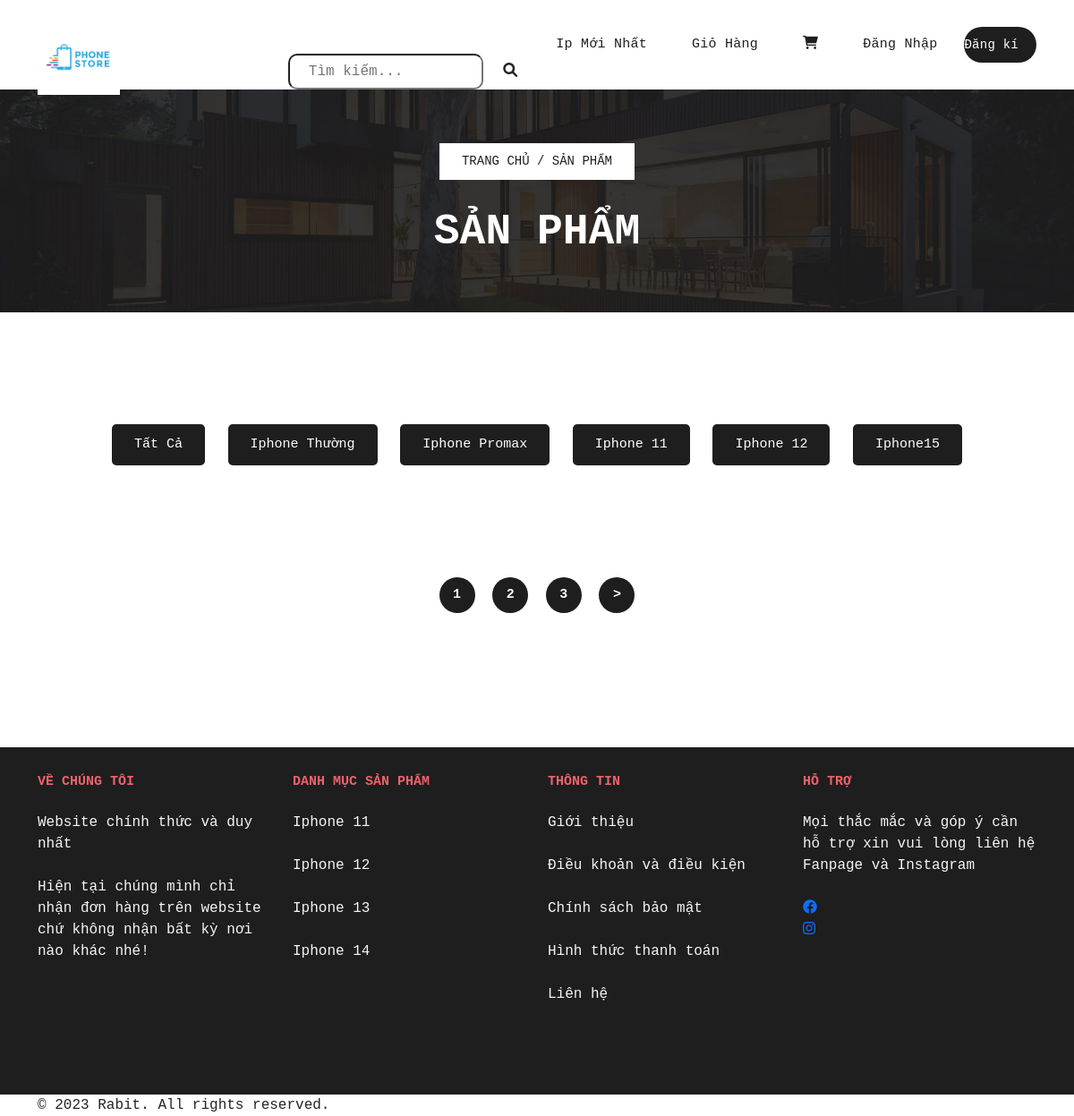
Screenshot of /product/sotrang/3 with the database file from the repository.
### tables this page shows
CREATE TABLE `danhmuc` (
  `IDDM` int(11) NOT NULL,
  `TenDM` varchar(100) NOT NULL,
  `MotaDM` varchar(100) NOT NULL
);

### App/Controllers/ProductController.php (called while the page is built, shortened)
<?php
class ProductController extends BaseController{
    private $ProductModel;
    function __construct(){
        $this->ProductModel= new ProductModel;
    }
    function index() {
        $url = $_SERVER['REQUEST_URI'];
        $segments = explode('/', rtrim($url, '/'));
        $key_search = array_search('search', $segments);
        $idcatalog = 0;
        if ($key_search !== false && isset($segments[$key_search + 1])) {
            $kyw = $segments[$key_search + 1];
        }else{
            $kyw="";
        }
        $trang_key = array_search('sotrang', $segments);
        $sotrang = 1;
        if ($trang_key !== false && isset($segments[$trang_key + 1])) {
            $sotrang = (int) $segments[$trang_key + 1];
        }
        $this->titlepage = 'Sản Phẩm';
        $slsp=9;
        $dssp_all=$this->ProductModel->sanpham_get_all_catalog($kyw,$idcatalog,$slsp,$sotrang);
        $cata_all=$this->ProductModel->danhmuc_get_all();
        $this->data["All_Cata"]=$cata_all;
        $this->data["All_Product"]=$dssp_all;
        $this->renderView("ProductView", $this->titlepage, $this->data);
    }
}

### index.php (called while the page is built, shortened)
<?php
    $uri = isset($_GET['url']) ? "/".rtrim($_GET['url'], '/') : '/index';
    Route::dispatch($uri);

### App/Models/DatabaseModel.php (called while the page is built, shortened)
<?php
class DatabaseModel{
    private $dbhost=DB_HOST;
    private $dbname=DB_NAME;
    private $dbuser=DB_USER;
    private $dbpass=DB_PASS;
    private $conn;
    function __construct(){
        try {
        $this->conn = new PDO("mysql:host=".$this->dbhost.";dbname=".$this->dbname, $this->dbuser, $this->dbpass);
        $this->conn->setAttribute(PDO::ATTR_ERRMODE, PDO::ERRMODE_EXCEPTION);
        } catch(PDOException $e) {
        }
    }
    function get_all($sql){
        $this->stmt=$this->conn->prepare($sql);
        $this->stmt->execute();
        $this->stmt->setFetchMode(PDO::FETCH_ASSOC);
        return $this->stmt->fetchAll();
    }
}

### App/Models/ProductModel.php (called while the page is built, shortened)
<?php
    class ProductModel{
        private $db;
        function __construct(){
            $this->db = new DatabaseModel;
        }
        function danhmuc_get_all(){
          $sql="select * from danhmuc order by IDDM asc";
          return $this->db->get_all($sql);
        }
    }
?>

### App/Views/User/ProductView.php (the view, shortened to what this page needs)
<?php require_once "HeaderView.php"; ?>
<?php
$cata_all = $data["All_Cata"];
$html_dssp_all_cata="";
foreach ($cata_all as $item) {
    extract($item);
    $href=BASE_PATH.'product/idcatalog/'.$IDDM;
    $html_dssp_all_cata.='
        <li>
          <a  href="'.$href.'" data-filter="*">'.$TenDM.'</a>
        </li>
    ';
}
?>
<div class="page-heading header-text">
    <div class="container">
      <div class="row">
        <div class="col-lg-12">
          <span class="breadcrumb"><a href="index.php">Trang chủ</a> /
            <?php
            if($titlepage!="") echo $titlepage;
            else echo "Rabit Vivu";
            ?>
        </span>
          <h3>
            <?php
            if($titlepage!="") echo $titlepage;
            else echo "Rabit Vivu";
            ?>
        </h3>
        </div>
      </div>
    </div>
  </div>
  <div class="section properties">
    <div class="container">
      <ul class="properties-filter">
        <li>
        <a  href="<?=BASE_PATH?>product" data-filter="*">Tất cả</a>
        </li>
        <?=$html_dssp_all_cata ?>
      </ul>
      <div class="row">
        <div class="col-lg-12">
          <ul class="pagination">
            <li><a href="<?=BASE_PATH?>product/sotrang/1">1</a></li>
            <li><a href="<?=BASE_PATH?>product/sotrang/2">2</a></li>
            <li><a href="<?=BASE_PATH?>product/sotrang/3">3</a></li>
            <li><a href="#">></a></li>
          </ul>
        </div>
      </div>
    </div>
  </div>
  <?php require_once "FooterView.php"; ?>

### App/Route/Route.php (shortened to what this page needs)
<?php
class Route {
    private static $routes = [];
    public static function add($uri, $controller) {
        $uri="#^".$uri."$#";
        self::$routes[] = ['uri' => $uri, 'controller' => $controller];
    }
    public static function dispatch($uri) {
        foreach (self::$routes as $route) {
            if (preg_match($route['uri'], $uri,$matches)) {
                if(count($matches)>0){
                    list($controller, $method) = explode('@', $route['controller']);
                    $controllerInstance = new $controllerClass();
                    $controllerInstance->$method();
                    return;
                }
            }
        }
    }
}

### Public/template/assets/css/templatemo-villa-agency.css (style rules this page uses)
html, body, div, span, applet, object, iframe, h1, h2, h3, h4, h5, h6, p, blockquote, div pre, a, abbr, acronym, address, big, cite, code, del, dfn, em, font, img, ins, kbd, q, s, samp, small, strike, strong, sub, sup, tt, var, b, u, i, center, dl, dt, dd, ol, ul, li, figure, header, nav, section, article, aside, footer, figcaption { margin: 0; padding: 0; border: 0; outline: 0; }
ul, li { padding: 0; margin: 0; list-style: none; }
* { box-sizing: border-box; }
html, body { font-family: 'Poppins', sans-serif; -ms-text-size-adjust: 100%; -webkit-font-smoothing: antialiased; -moz-osx-font-smoothing: grayscale; }
a { text-decoration: none !important; }
h1, h2, h3, h4, h5, h6 { color: #1e1e1e; margin-top: 0px; margin-bottom: 0px; font-weight: 700; }
ul { margin-bottom: 0px; }
html, body { font-family: 'Poppins', sans-serif; }
.section { margin-top: 120px; }
.page-heading { background-image: url(../images/page-heading-bg.jpg); background-position: center bottom; background-repeat: no-repeat; background-size: cover; padding: 60px 0px; text-align: center; }
.page-heading span { background-color: #fff; color: #1e1e1e; font-size: 14px; font-weight: 500; text-transform: uppercase; padding: 10px 25px; display: inline-block; margin-bottom: 30px; }
.page-heading span a { color: #1e1e1e; }
.page-heading h3 { font-size: 48px; font-weight: 900; text-transform: uppercase; color: #fff; }
.properties ul.properties-filter { list-style: none; text-align: center; margin-bottom: 70px; }
.properties ul.properties-filter li { display: inline-block; margin: 5px 8px; }
.properties ul.properties-filter li a { display: inline-block; text-align: center; font-size: 15px; text-transform: capitalize; font-weight: 500; color: #fff; background-color: #1e1e1e; padding: 12px 25px; border-radius: 5px; transition: all .3s; }
.properties ul.pagination { margin-top: 50px; text-align: center; width: 100%; display: inline-block; }
.properties ul.pagination li { display: inline-block; margin: 0px 5px; }
.properties ul.pagination li a { display: inline-block; width: 40px; height: 40px; line-height: 40px; text-align: center; background-color: #1e1e1e; color: #fff; font-size: 15px; font-weight: 600; border-radius: 50%; transition: all .3s; }
body { overflow-x: hidden; }

### rows the page displays
danhmuc: TenDM "Iphone Thường"
danhmuc: TenDM "Iphone Promax"
danhmuc: TenDM "Iphone 11"
danhmuc: TenDM "Iphone 12"
danhmuc: TenDM "Iphone15"
